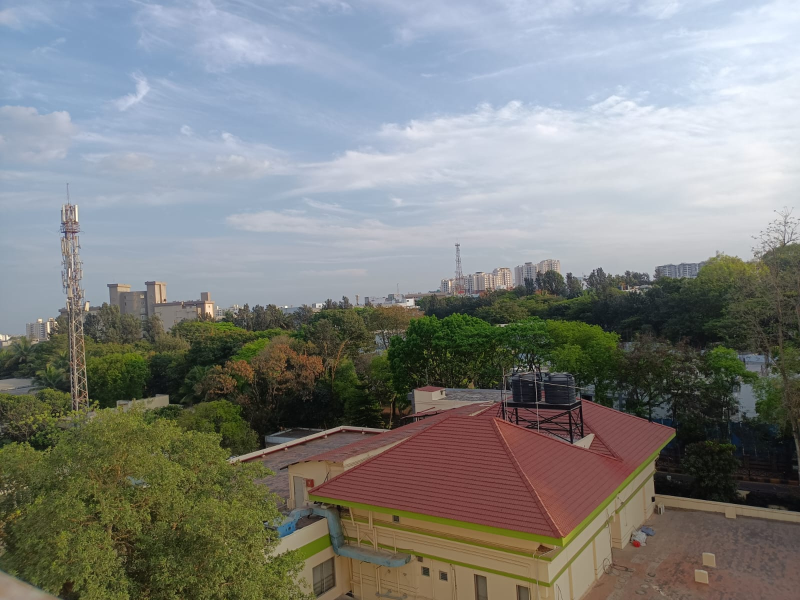
#> input picture image1_q2.jpg, 1600 x 1200 px (shown at 1/2 size)
$ jupyter execute q2.ipynb
#> lines starting #> are read from the running program, lines starting #| are printed output that depends on the picture; after the words box and inside, x2 and y2 are one past the last pixel; in counts of white or black regions, pixels touching at a corner belong together
[cell 1]
import cv2
import numpy as np
import matplotlib.pyplot as plt

image1 = cv2.imread("image1_q2.jpg")  # Left image
#> image1 is the input picture: shape (1200, 1600, 3); mean B, G, R 128.3, 130.7, 128.4
image2 = cv2.imread("image2_q2.jpg")  # Right image
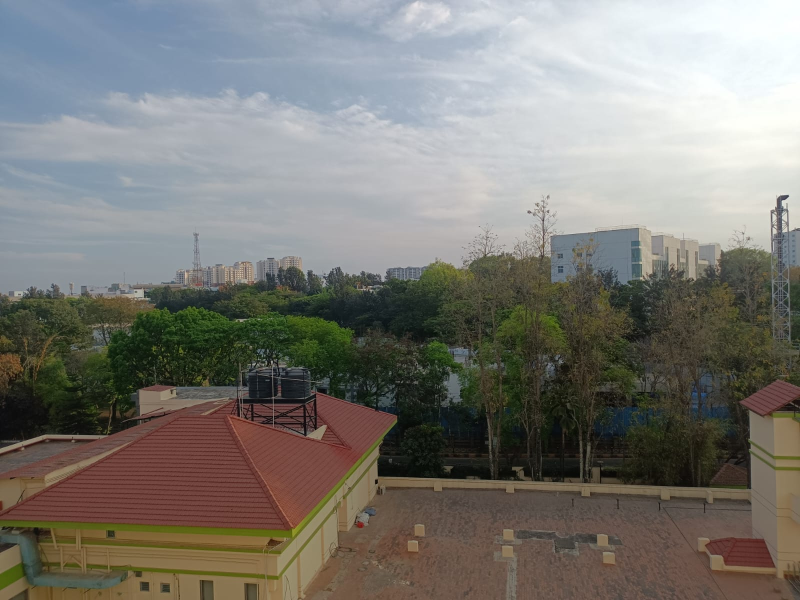
#> input picture image2_q2.jpg, 1600 x 1200 px (shown at 1/2 size)
#> image2 is the input picture: shape (1200, 1600, 3); mean B, G, R 116.6, 122.2, 123.9

gray1 = cv2.cvtColor(image1, cv2.COLOR_BGR2GRAY)
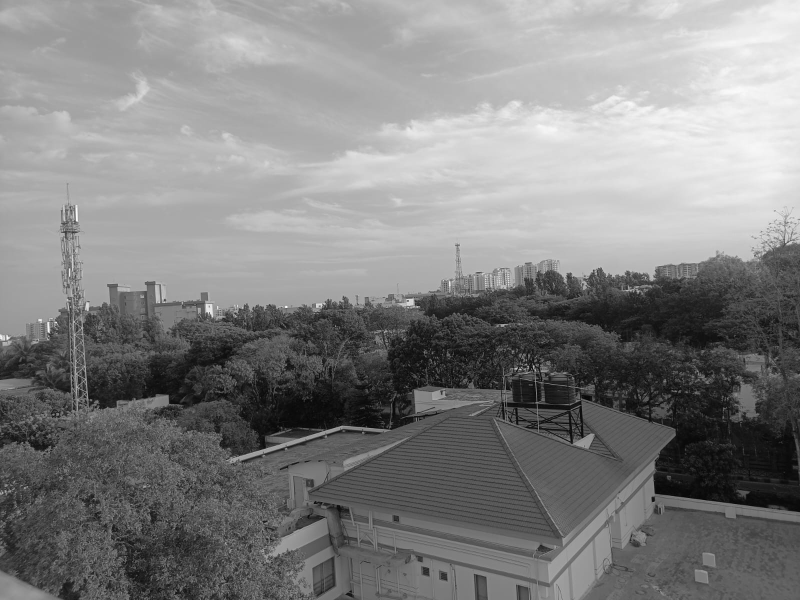
#> gray1: shape (1200, 1600) (shown at 1/2 size); min 0, max 254, mean 129.7
gray2 = cv2.cvtColor(image2, cv2.COLOR_BGR2GRAY)
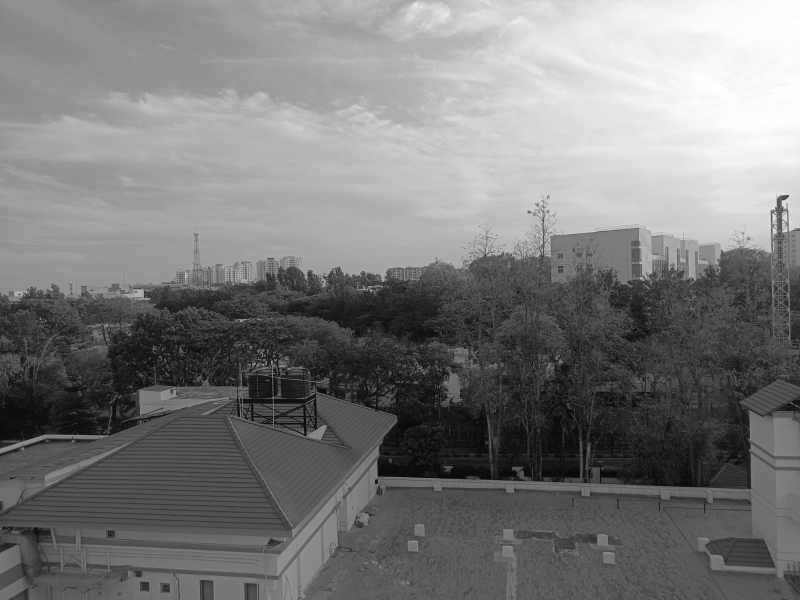
#> gray2: shape (1200, 1600) (shown at 1/2 size); min 0, max 255, mean 122.1

orb = cv2.ORB_create(nfeatures=5000)
kp1, des1 = orb.detectAndCompute(gray1, None)
#> kp1 = 5000 keypoints; strongest (x, y, size): (1038, 738, 31), (1034, 736, 31), (1033, 738, 31), (1067, 732, 31)
kp2, des2 = orb.detectAndCompute(gray2, None)
#> kp2 = 5000 keypoints; strongest (x, y, size): (544, 722, 31), (542, 723, 31), (514, 729, 31), (1565, 414, 31)

image1_kp = cv2.drawKeypoints(image1, kp1, None, color=(0, 255, 0), flags=0)
image2_kp = cv2.drawKeypoints(image2, kp2, None, color=(0, 255, 0), flags=0)

plt.figure(figsize=(12, 6))
plt.subplot(1, 2, 1)
plt.imshow(cv2.cvtColor(image1_kp, cv2.COLOR_BGR2RGB))
plt.title("Keypoints in Image 1")
plt.axis("off")

plt.subplot(1, 2, 2)
plt.imshow(cv2.cvtColor(image2_kp, cv2.COLOR_BGR2RGB))
plt.title("Keypoints in Image 2")
plt.axis("off")
plt.show()
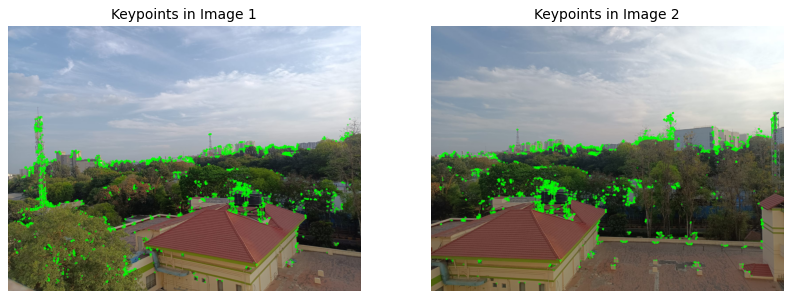
#> figure drawn by matplotlib, 2 panels

bf = cv2.BFMatcher(cv2.NORM_HAMMING, crossCheck=True)
matches = bf.match(des1, des2)
#> matches = 2037 matches
matches = sorted(matches, key=lambda x: x.distance)

match_img = cv2.drawMatches(image1, kp1, image2, kp2, matches[:50], None, flags=cv2.DrawMatchesFlags_NOT_DRAW_SINGLE_POINTS)
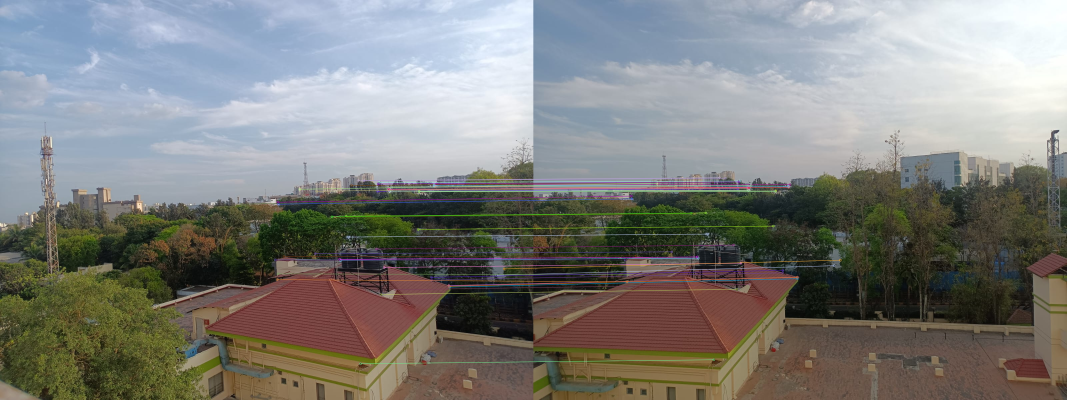
#> match_img: shape (1200, 3200, 3) (shown at 1/3 size); mean B, G, R 123.6, 127.3, 127.2

plt.figure(figsize=(12, 6))
plt.imshow(cv2.cvtColor(match_img, cv2.COLOR_BGR2RGB))
plt.title("Feature Matches Between Images")
plt.axis("off")
plt.show()

src_pts = np.float32([kp1[m.queryIdx].pt for m in matches]).reshape(-1, 1, 2)
#> src_pts = 2037 rows, first 8: [1346.7, 857], [825.1, 779], [1128.7, 746.5], [1132.3, 573.3], [1081.2, 1090.8], [1346.2, 856], [1257.1, 573.3], [1251.1, 573.3]
dst_pts = np.float32([kp2[m.trainIdx].pt for m in matches]).reshape(-1, 1, 2)
#> dst_pts = 2037 rows, first 8: [791.3, 831.1], [274.8, 779.3], [600.2, 734.6], [612.7, 566.1], [541.2, 1078.8], [792.1, 831.5], [726.6, 572.3], [721.6, 572.3]

H, mask = cv2.findHomography(dst_pts, src_pts, cv2.RANSAC, 5.0)
#> H = [[0.49, 0.0256, 594.1], [-0.216, 0.819, 128.1], [-0.000314, -8.28e-06, 1]]; mask = 2037 values, max 1 at index 0, min 0 at index 654, mean 0.793

h1, w1 = image1.shape[:2]
#> h1 = 1200; w1 = 1600
h2, w2 = image2.shape[:2]
#> h2 = 1200; w2 = 1600

warped_image = cv2.warpPerspective(image2, H, (w1 + w2, max(h1, h2)))
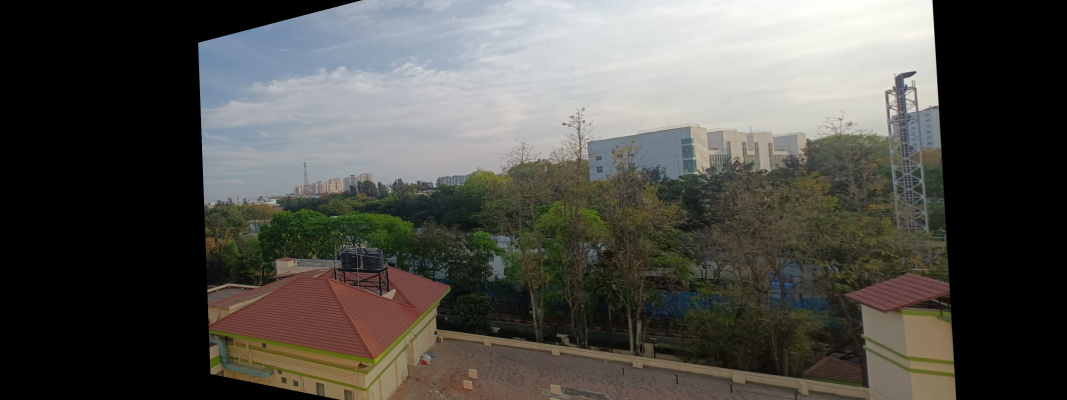
#> warped_image: shape (1200, 3200, 3) (shown at 1/3 size); mean B, G, R 74.9, 80, 80.9
warped_image[0:h1, 0:w1] = image1
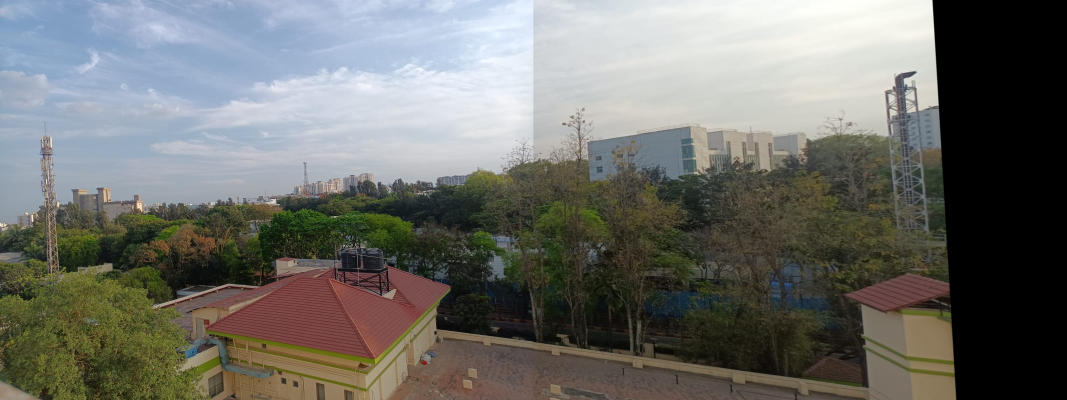
#> warped_image: shape (1200, 3200, 3) (shown at 1/3 size); mean B, G, R 106, 111, 110.3
gray_warped = cv2.cvtColor(warped_image, cv2.COLOR_BGR2GRAY)
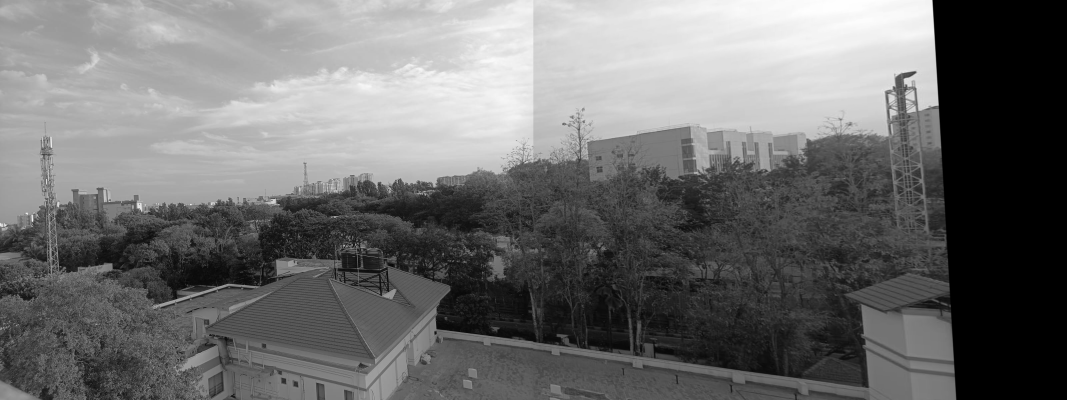
#> gray_warped: shape (1200, 3200) (shown at 1/3 size); min 0, max 255, mean 110.2

_, thresh = cv2.threshold(gray_warped, 1, 255, cv2.THRESH_BINARY)
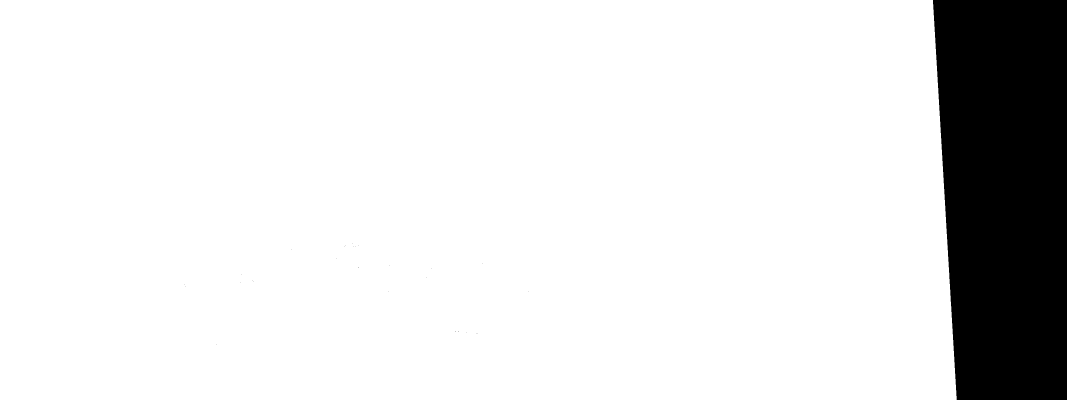
#> thresh: shape (1200, 3200) (shown at 1/3 size); 88.6% white; 27 black regions (26 under 20 px)
contours, _ = cv2.findContours(thresh, cv2.RETR_EXTERNAL, cv2.CHAIN_APPROX_SIMPLE)
#> contours = 1 contour; box (x1, y1, x2, y2) and area: (0, 0, 2870, 1200) 3397342
x, y, w, h = cv2.boundingRect(contours[0])
#> x = 0; y = 0; w = 2870; h = 1200
final_stitched = warped_image[y:y+h, x:x+w]
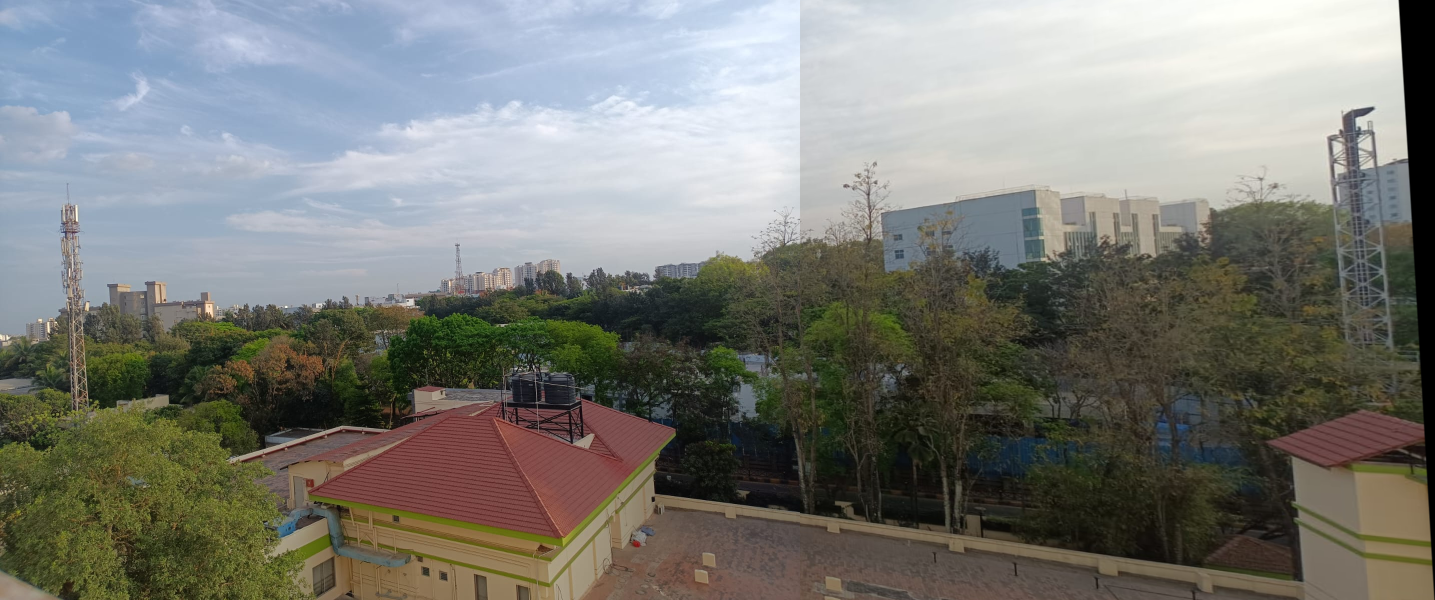
#> final_stitched: shape (1200, 2870, 3) (shown at 1/2 size); mean B, G, R 118.2, 123.8, 123
final_stitched = cv2.cvtColor(final_stitched, cv2.COLOR_BGR2RGB)

plt.figure(figsize=(12, 6))
plt.imshow(final_stitched)
plt.axis("off")
plt.title("Final Stitched Image")
plt.show()

cv2.imwrite("final_stitched_output.jpg", cv2.cvtColor(final_stitched, cv2.COLOR_RGB2BGR))
#> Out = True
